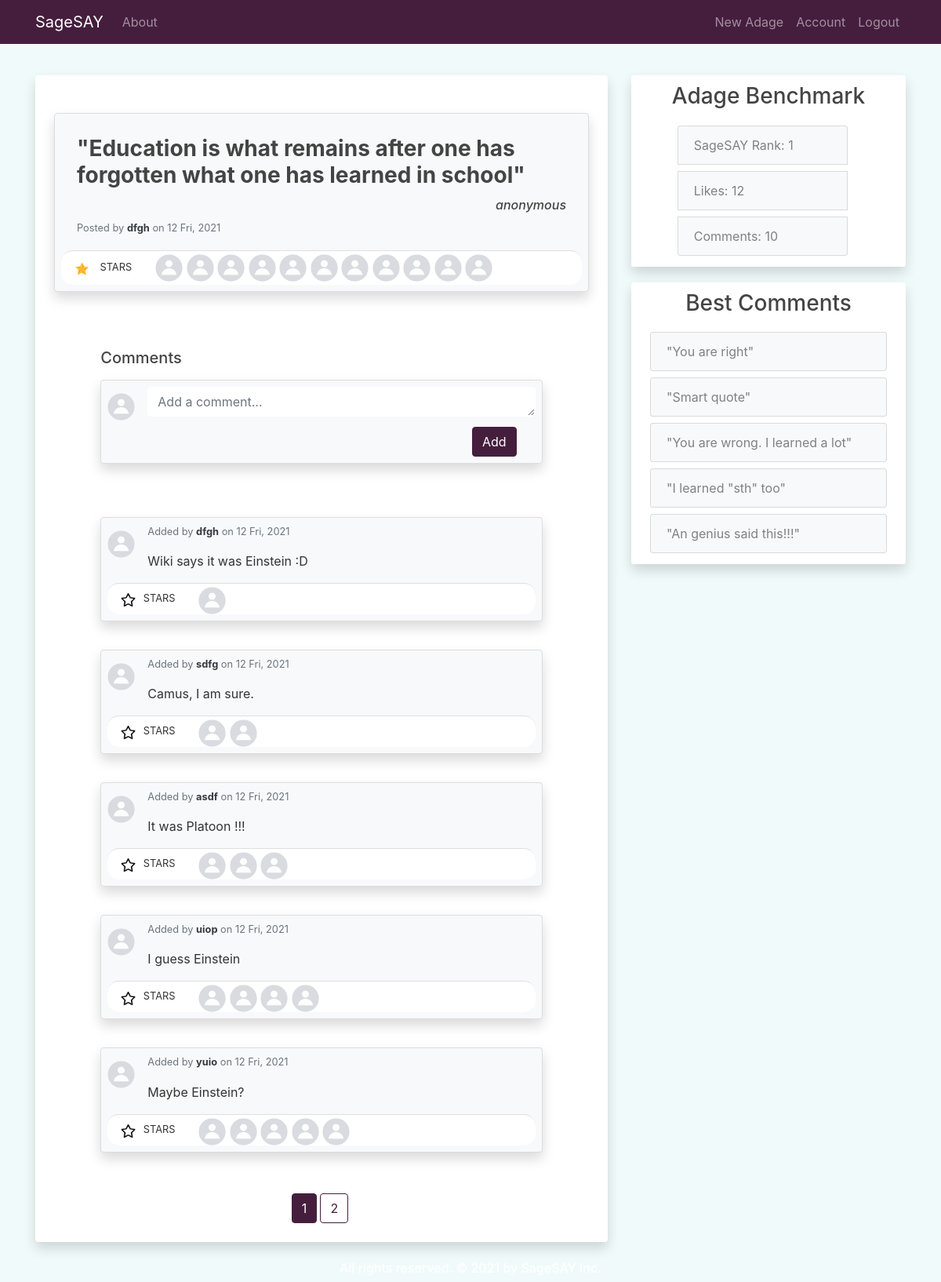
Page /post/121 (signed in) on the committed database.
### quotes_app/models.py (models this page shows, shortened)
class Post(db.Model):
    id = db.Column(db.Integer, primary_key=True)
    author = db.Column(db.String(100), nullable=False, default='Anonymous')
    content = db.Column(db.Text, nullable=False)
    date_posted = db.Column(db.DateTime, nullable=False, default=dt.utcnow)
    user_id = db.Column(db.Integer, db.ForeignKey('user.id'), nullable=False)
    comments = db.relationship('Comment', backref='comment_post', lazy=True)
    likes = db.relationship('Like', backref='like_post', lazy=True)

class User(db.Model, UserMixin):
    id = db.Column(db.Integer, primary_key=True)
    username = db.Column(db.String(20), unique=True, nullable=False)
    email = db.Column(db.String(120), unique=True, nullable=False)
    image_file = db.Column(db.String(20), nullable=False, default='default.jpg')
    password = db.Column(db.String(60), nullable=False)
    posts = db.relationship('Post', backref='posted_by', lazy=True)
    comments = db.relationship('Comment', backref='comment_author', lazy=True)
    likes = db.relationship('Like', backref='like_author', lazy=True)
    more_info = db.relationship('MoreInfoUser', backref='info_author', lazy=True)
    like_comments = db.relationship('LikeComment', backref='like_comment_author', lazy=True)

class Comment(db.Model):
    id = db.Column(db.Integer, primary_key=True)
    content = db.Column(db.Text, nullable=False)
    date_comment = db.Column(db.DateTime, nullable=False, default=dt.utcnow)
    user_id = db.Column(db.Integer, db.ForeignKey('user.id'), nullable=False)
    post_id = db.Column(db.Integer, db.ForeignKey('post.id'), nullable=False)
    likes = db.relationship('LikeComment', backref='comment', lazy=True)

### quotes_app/posts/routes.py (the view, shortened to what this page needs)
@posts.route("/post/<int:post_id>", methods=['GET', 'POST'])
@login_required
def post(post_id):
    post = Post.query.get_or_404(post_id)
    form = CommentForm()
    page = request.args.get('page', 1, type=int)
    comment_id = request.args.get('starc', type=int)
    post_id = request.args.get('starp', type=int)
    if post_id or comment_id:
        if post_id:
            update_like_table(current_user, post_id)
        elif comment_id:
            update_like_comment_table(current_user, comment_id)
        return redirect(url_for('posts.post', post_id=post.id, page=page))
    comments = Comment.query.filter_by(comment_post=post).order_by(Comment.date_comment.desc())\
        .paginate(page=page, per_page=5)
    post_data = prepare_post_display(post, 11)
    comments_data = prepare_comments_display(comments, 9)
    best_comments = get_best_comments_post(post, 5)
    stats = get_stats_post(post)
    return render_template('post.html', title='Adage Page', post_data=post_data, form=form,
        comments=comments, comments_data=comments_data, stats=stats,
        best_comments=best_comments)

### quotes_app/templates/post.html (shortened to what this page needs)
{% extends "layout.html" %}
{% block content %}
<div class="col-md-8 pb-4">
    <div class="mx-auto">
        <div class="container pt-5 px-4 bg-white shadow rounded overflow-hidden">
            <div class="card p-2 mb-4 rounded shadow bg-light">
                <div class="card-body">
                    <div class="row">
                        <div class="col-12 link-post-content">
                            <h3 class="card-title "><b>"{{ post_data[-2].content | safe }}"</b></h3>
                        </div>
                        <div class="col-12 d-flex justify-content-end text-center">
                            <h6><i>{{ post_data[-2].author }}</i></h6>
                        </div>
                        <div class="col">
                            <h6 class="card-subtitle mt-1 text-muted">
                                <p class="card-text text-muted small"> Posted by <a href="{{ url_for('users.user_profile', username=post_data[-2].posted_by.username) }}" class="font-weight-bold text-dark"> {{ post_data[-2].posted_by.username }}</a> on {{ post_data[-2].date_posted.strftime('%-d %a, %Y') }}</p>
                            </h6>
                        </div>
                    </div>
                </div>
                <div class="card-footer bg-white p-1">
                    <div class="row">
                        <div class="col-md-auto">
                            <a href="{{ url_for('posts.post', post_id=post_data[-2].id, page=comments.page, starp=post_data[-2].id) }}" class="btn btn-outlined btn-black text-muted bg-transparent p-1 ml-2 mr-1" data-wow-delay="0.7s">
                            {% if post_data[-1] == True %}
                                <img src="{{ url_for('static', filename='christmas-star.png') }}" width="19" height="19">
                            {% else %}
                                <img src="{{ url_for('static', filename='star.png') }}" width="19" height="19">
                            {% endif %}
                            </a>
                            <small>STARS</small>
                        </div>
                        <div class="col-md-auto">
                            <ul class="list-inline mb-0">
                                {% for user in post_data[:-2] %}
                                <li class="list-inline-item">
                                    <a href="{{ url_for('users.user_profile', username=user.username) }}" >
                                        <img src="{{ url_for('static', filename='profile_pics/' + user.image_file) }}" alt="DP" class="rounded-circle" width="35" height="35">
                                    </a>
                                </li>
                                {% endfor %}
                            </ul>
                        </div>
                    </div>
                </div>
            </div>
            <div class="container px-0 pt-5">
                <div class="row justify-content-center">
                    <div class="col-lg-10">
                        <div class="d-flex align-items-center justify-content-between mb-3">
                            <h5 class="mb-0">Comments</h5>
                        </div>
                        <form method="POST" action="" enctype="multipart/form-data">
                            <fieldset class="form-group">
                                <div class="card p-2 rounded shadow bg-light">
                                    <div class="media">
                                        <a href="{{ url_for('users.user_profile', username=current_user.username) }}">
                                            <img class="mt-2 mr-3 rounded-circle" src="{{ url_for('static', filename='profile_pics/' + current_user.image_file) }}" alt="DP" width="35" height="35">
                                        </a>
                                        <div class="media-body">
                                            {% if form.content.errors %}
                                                {{ form.content(rows="1", class="form-control form-control-lg is-invalid") }}
                                                <div class="invalid-feedback">
                                                    {% for error in form.content.errors %}
                                                        <span>{{ error }}</span>
                                                    {% endfor %}
                                                </div>
                                            {% else %}
                                                {{ form.content(rows="1", class="form-control form-lg", placeholder='Add a comment...') }}
                                            {% endif %}
                                        </div>
                                    </div>
                                    <div class="d-flex form-group mb-0 mt-2 mr-4 justify-content-end">
                                        {{ form.submit(class="btn btn-violet") }}
                                    </div>
                                </div>
                            </fieldset>
                        </form>
                    </div>
                </div>
            </div>
            <div class="container pt-4 px-0">
                {% for comment in comments_data %}
                <div class="row justify-content-center py-2">
                    <div class="col-lg-10">
                        <div class="card p-2 rounded shadow bg-light">
                            <div class="media">
                                <a href="{{ url_for('users.user_profile', username=current_user.username) }}">
                                    <img class="mt-2 mr-3 rounded-circle" src="{{ url_for('static', filename='profile_pics/' + current_user.image_file) }}" alt="DP" width="35" height="35">
                                </a>
                                <div class="media-body">
                                    <p class="text-muted small"> Added by <a href="{{ url_for('users.user_profile', username=comment[-2].comment_author.username) }}" class="font-weight-bold text-dark"> {{ comment[-2].comment_author.username }}</a> on {{ comment[-2].date_comment.strftime('%-d %a, %Y') }}</p>
                                    {{comment[-2].content | safe}}
                                </div>
                            </div>
                            <div class="card-footer bg-white mt-3 p-0">
                                <div class="row">
                                    <div class="col-md-auto ">
                                        <a href="{{ url_for('posts.post', post_id=post_data[-2].id, page=comments.page, starc=comment[-2].id) }}" class="btn btn-outlined btn-black text-muted bg-transparent ml-3 px-0" data-wow-delay="0.7s">
                                        {% if comment[-1] == True %}
                                            <img src="{{ url_for('static', filename='christmas-star.png') }}" class="mr-1" width="19" height="19">
                                        {% else %}
                                            <img src="{{ url_for('static', filename='star.png') }}" class="mr-1" width="19" height="19">
                                        {% endif %}
                                        </a>
                                        <small>STARS</small>
                                    </div>
                                    <div class="col-md-auto">
                                        <ul class="list-inline mt-1 mb-0">
                                            {% for user in comment[:-2] %}
                                            <li class="list-inline-item">
                                                <a href="{{ url_for('users.user_profile', username=user.username) }}" >
                                                    <img src="{{ url_for('static', filename='profile_pics/' + user.image_file) }}" alt="DP" class="rounded-circle" width="35" height="35">
                                                </a>
                                            </li>
                                            {% endfor %}
                                        </ul>
                                    </div>
                                </div>
                            </div>
                        </div>
                    </div>
                </div>
                {% endfor %}
                <div class="container d-flex justify-content-center">
                    {% for page_num in comments.iter_pages(left_edge=1, right_edge=1, left_current=2, right_current=3) %}
                        {% if page_num %}
                            {% if comments.page == page_num %}
                            <a class="mt-4 mb-4 mr-1 btn btn-violet" href="{{ url_for('posts.post', post_id=post_data[-2].id, page=page_num) }}">{{ page_num }}</a>
                            {% else %}
                                <a class=" mt-4 mb-4 mr-1 btn btn-outline-violet" href="{{ url_for('posts.post', post_id=post_data[-2].id, page=page_num) }}">{{ page_num }}</a>
                            {% endif %}
                        {% else %}
                            ...
                        {% endif %}
                    {% endfor %}
                </div>
            </div>
        </div>
    </div>
</div>
<div class="col-md-4">
    <div class="content-section shadow">
        <div class="mb-3 text-center">
            <h3>Adage Benchmark</h3>
        </div>
        <div class="d-flex justify-content-center">
            <ul class="list-group col-9">
                <li class="my-1 list-group-item list-group-item-light">SageSAY Rank: {{ stats[0] }}</li>
                <li class="my-1 list-group-item list-group-item-light">Likes: {{ stats[1] }}</li>
                <li class="my-1 list-group-item list-group-item-light">Comments: {{ stats[2] }}</li>
            </ul>
        </div>
    </div>
    <div class="content-section shadow">
        <div class="mb-3 text-center">
            <h3>Best Comments</h3>
        </div>
        <ul class="list-group">
            {% if not best_comments %}
            <a href="{{ url_for('posts.post', post_id=post_data[-2].id) }}"><li class="list-group-item list-group-item-light">No comments. Add one.</li></a>
            {% else %}
                {% for comment in best_comments %}
                    <a href="{{ url_for('posts.post', post_id=post_data[-2].id) }}" class="p-1"><li class="list-group-item list-group-item-light">"{{ comment.content | safe }}"</li></a>
                {% endfor %}
            {% endif %}
        </ul>
    </div>
</div>
{% endblock content %}

### rows in the picture
Post: content "Education is what remains after one has forgotten what one has learned in school", author "anonymous", date_posted "12 Fri, 2021"
User: username "dfgh", image_file (placeholder picture), image_file (picture), date_comment "12 Fri, 2021", content "Wiki says it was Einstein :D"
User: image_file (placeholder picture)
User: image_file (placeholder picture)
User: image_file (placeholder picture)
User: image_file (placeholder picture)
User: image_file (placeholder picture)
User: image_file (placeholder picture), image_file (picture), username "yuio", date_comment "12 Fri, 2021", content "Maybe Einstein?"
User: image_file (placeholder picture), image_file (picture), username "uiop", date_comment "12 Fri, 2021", content "I guess Einstein"
User: image_file (placeholder picture), image_file (picture), username "asdf", date_comment "12 Fri, 2021", content "It was Platoon !!!"
User: image_file (placeholder picture), image_file (picture), username "sdfg", date_comment "12 Fri, 2021", content "Camus, I am sure."
User: image_file (placeholder picture)
User: image_file (picture)
Comment: content "You are right"
Comment: content "Smart quote"
Comment: content "You are wrong. I learned a lot"
Comment: content "I learned \"sth\" too"
Comment: content "An genius said this!!!"

### other values in the picture
{{ page_num }} "1"
{{ page_num }} "2"
{{ stats[0] }} "1"
{{ stats[1] }} "12"
{{ stats[2] }} "10"
